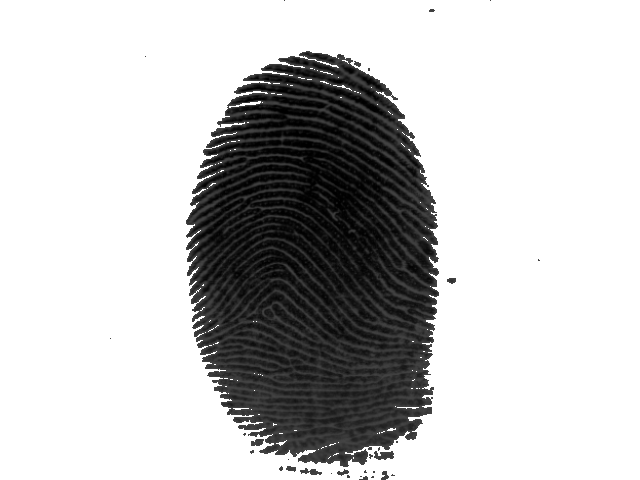
#> input picture DB1_B/101_2_equalizada.tif, 640 x 480 px
$ python main.py
#> lines starting #> are read from the running program, lines starting #| are printed output that depends on the picture
import cv2
import os
import tkinter as tk
from tkinter import filedialog

def select_image(start_dir=None):
    root = tk.Tk()
    root.withdraw()
    start = start_dir or os.path.expanduser("~")
    path = filedialog.askopenfilename(title="Escolha uma imagem",
                                       initialdir=start,
                                       filetypes=[("Imagens","*.tif")])
#> the answer given: DB1_B/101_2_equalizada.tif
    root.destroy()
    return path

def equalizar(path, save_output=True):
#> called with path = 'DB1_B/101_2_equalizada.tif', save_output = True
    img = cv2.imread(path)
#> img is the input picture: shape (480, 640, 3); min 0, max 255, mean 196
    if img is None:
        raise ValueError("Erro ao carregar a imagem" + str(path))
    escala_cinza = cv2.cvtColor(img, cv2.COLOR_BGR2GRAY)
    equalizada = cv2.equalizeHist(escala_cinza)
    mostrar = cv2.hconcat([cv2.cvtColor(escala_cinza,cv2.COLOR_GRAY2BGR),
                           cv2.cvtColor(equalizada,cv2.COLOR_GRAY2BGR)])
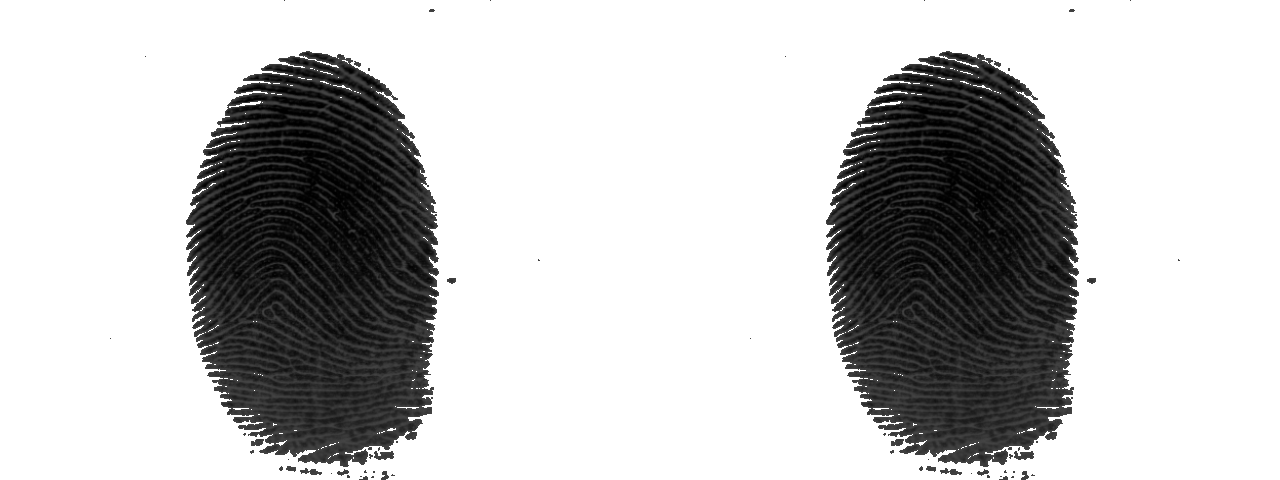
#> mostrar: shape (480, 1280, 3); min 0, max 255, mean 196
    cv2.imshow("original vs equalizada", mostrar)
    cv2.waitKey(0)
    cv2.destroyAllWindows()
    if save_output:
        base, ext = os.path.splitext(os.path.basename(path))
        out_path = os.path.join(os.path.dirname(path), f"{base}_equalizada{ext}")
        cv2.imwrite(out_path, equalizada)
        print(f"Imagem equalizada salva em: {out_path}")
    return equalizada

if __name__ == "__main__":
    diretorio = r"C:\Users\Renata\Documents\Faculdade\pdi\Trabalho Final\DB1_B"
    path_imagem = select_image(start_dir=diretorio)
    if path_imagem:
        equalizar(path_imagem)
    else:
        print("Nenhuma imagem selecionada.")

$ run again, on DB1_B/101_4.tif
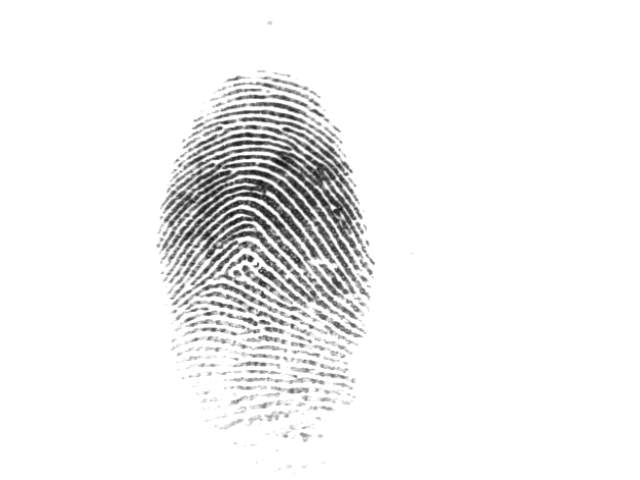
#> input picture DB1_B/101_4.tif, 640 x 480 px
#> in equalizar, img is the input picture: shape (480, 640, 3); min 14, max 255, mean 241.6
#> in equalizar, `equalizada = cv2.equalizeHist(escala_cinza)`:
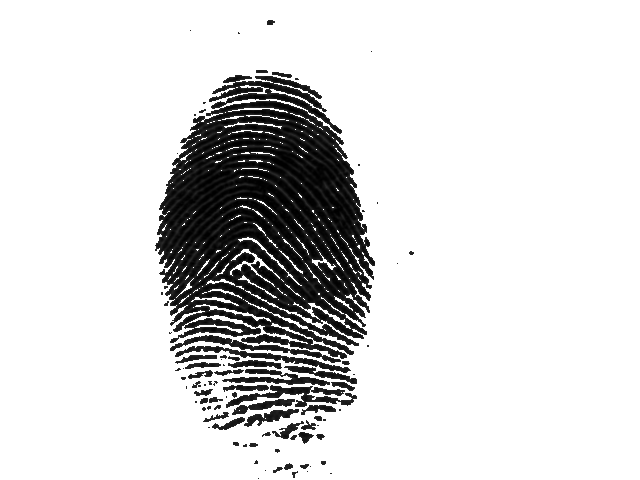
#> equalizada: shape (480, 640); min 0, max 255, mean 217.7
#> in equalizar, `mostrar = cv2.hconcat([cv2.cvtColor(escala_cinza,cv2.COLOR_GRAY2BGR), ..`:
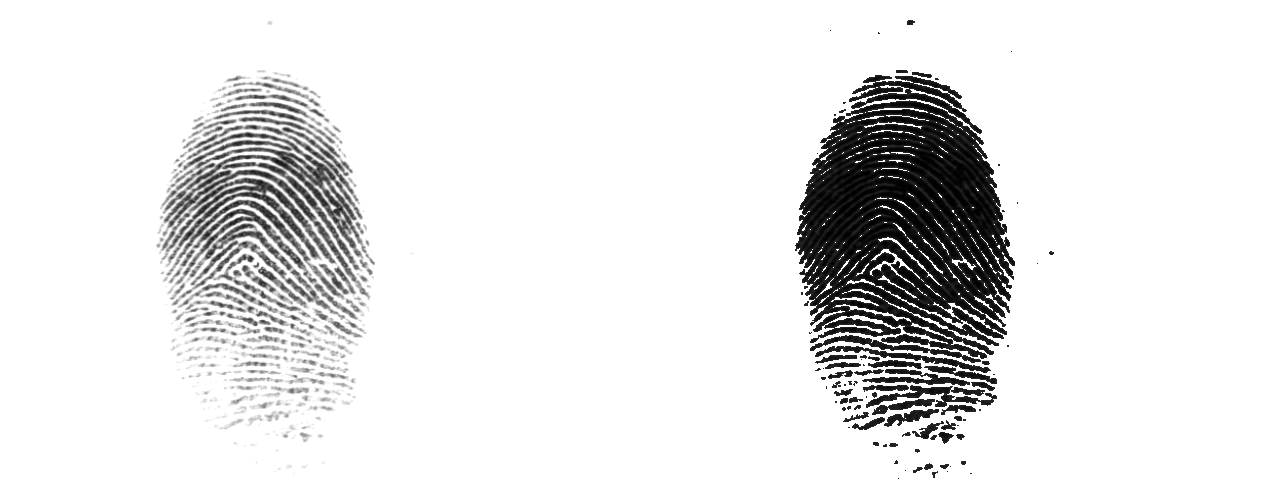
#> mostrar: shape (480, 1280, 3); min 0, max 255, mean 229.7

$ run again, on DB1_B/101_6.tif
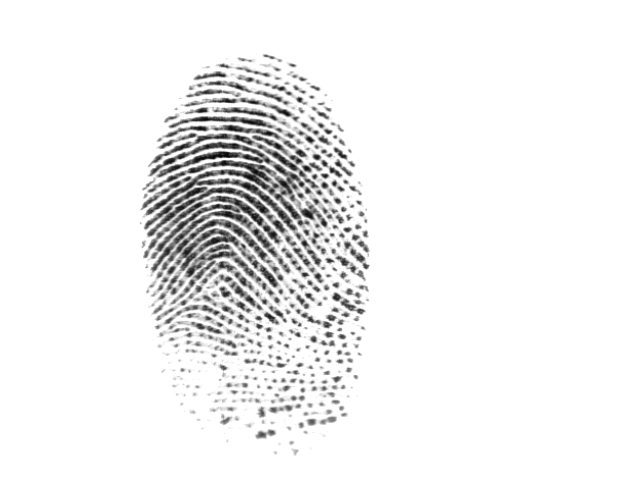
#> input picture DB1_B/101_6.tif, 640 x 480 px
#> in equalizar, img is the input picture: shape (480, 640, 3); min 1, max 255, mean 240.1
#> in equalizar, `equalizada = cv2.equalizeHist(escala_cinza)`:
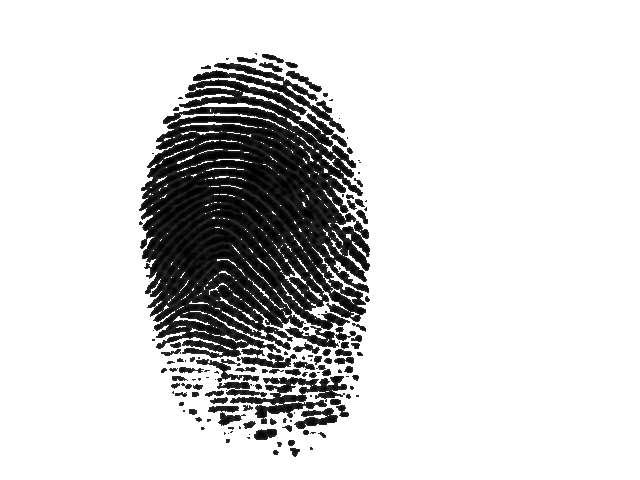
#> equalizada: shape (480, 640); min 0, max 255, mean 213.8
#> in equalizar, `mostrar = cv2.hconcat([cv2.cvtColor(escala_cinza,cv2.COLOR_GRAY2BGR), ..`:
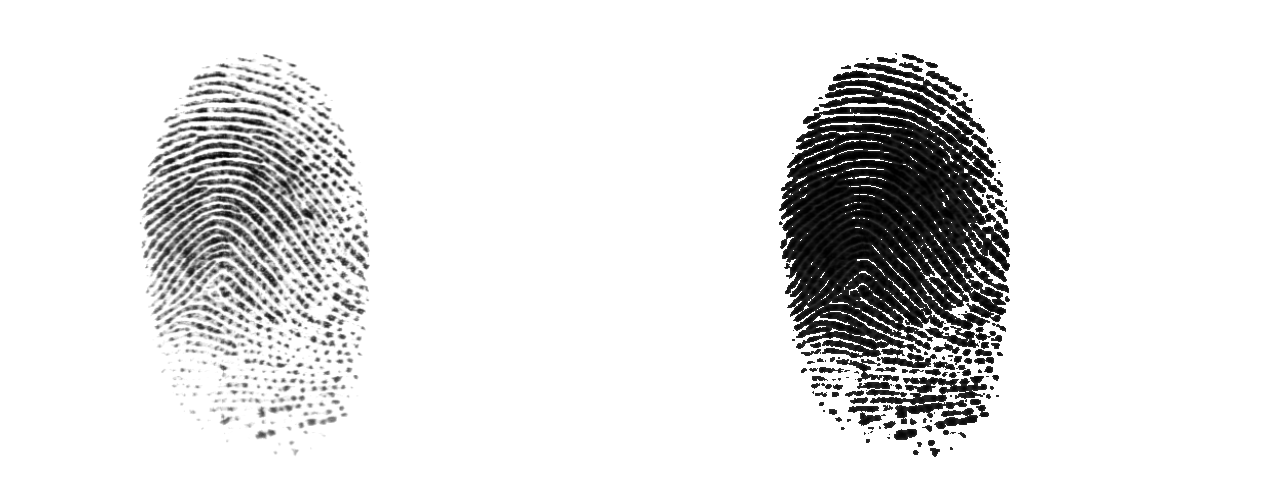
#> mostrar: shape (480, 1280, 3); min 0, max 255, mean 227
